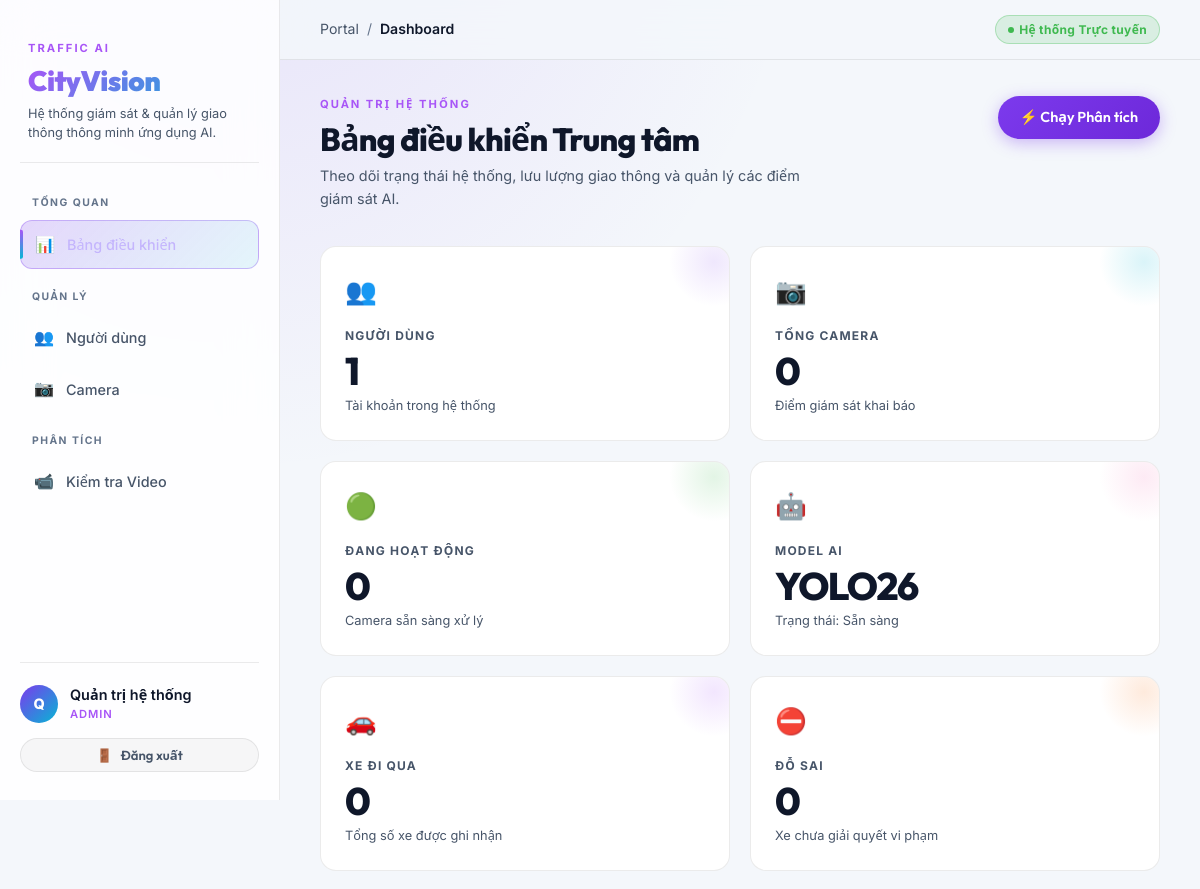
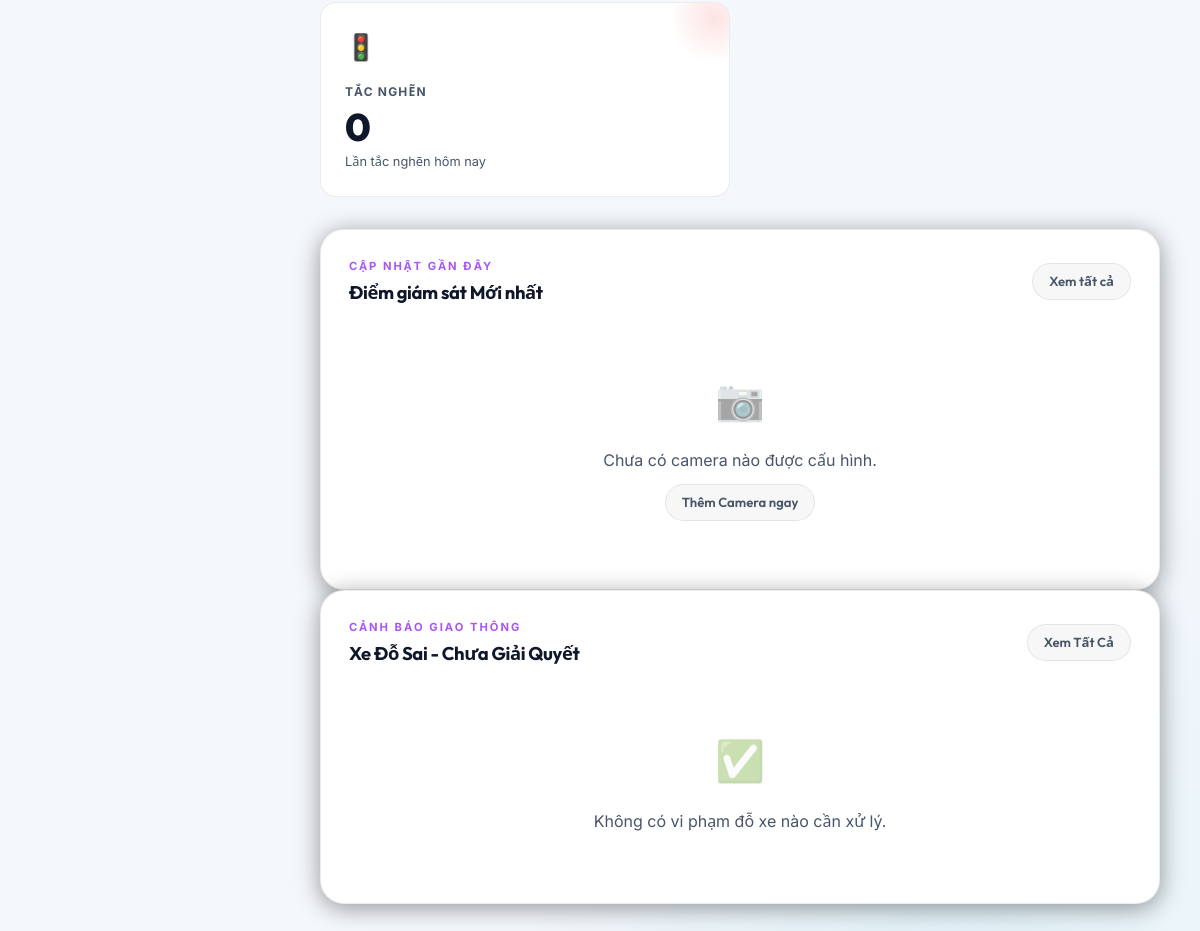
The app's page /dashboard (signed in) with its own data (2 pictures, top to bottom).
### tables this page shows
CREATE TABLE users (
                id INTEGER PRIMARY KEY AUTOINCREMENT,
                username TEXT NOT NULL UNIQUE,
                full_name TEXT NOT NULL,
                password_hash TEXT NOT NULL,
                role TEXT NOT NULL DEFAULT 'operator',
                is_active INTEGER NOT NULL DEFAULT 1,
                created_at TEXT NOT NULL DEFAULT CURRENT_TIMESTAMP,
                updated_at TEXT NOT NULL DEFAULT CURRENT_TIMESTAMP
            );

### web_portal/presentation/web/dashboard_views.py (the view)
@dashboard_router.get("/dashboard", name="dashboard.dashboard_page")
async def dashboard_page(request: Request, user=Depends(login_required)):
    if isinstance(user, RedirectResponse):
        return user
    return container.render_template(
        request,
        "dashboard.html",
        {
            "page": "dashboard",
            "stats": container.dashboard_use_cases.get_dashboard_stats(),
        }
    )

### web_portal/templates/dashboard.html (shortened to what this page needs)
{% extends "base.html" %}

### web_portal/templates/base.html (shortened to what this page needs)
<!doctype html>
<html lang="vi">
<head>
    <link rel="stylesheet" href="{{ url_for('static', filename='css/styles.css') }}">
</head>
<body class="portal-body {% if current_user %}portal-authenticated{% else %}portal-public{% endif %}"
    data-page="{{ page | default('') }}"
    {% if current_user %}
    data-uid="{{ current_user['id'] }}"
    data-uname="{{ current_user['username'] }}"
    data-ufull="{{ current_user['full_name'] }}"
    data-urole="{{ current_user['role'] }}"
    data-uactive="{{ '1' if current_user['is_active'] else '0' }}"
    {% endif %}
>
    {% if current_user %}
    <div class="portal-shell">
        <aside class="sidebar" id="sidebar">
            <div class="brand-block">
                <p class="eyebrow">Traffic AI</p>
                <h1>CityVision</h1>
                <p class="brand-copy">Hệ thống giám sát & quản lý giao thông thông minh ứng dụng AI.</p>
            </div>
            <nav class="nav-links" aria-label="Điều hướng chính">
                <span class="nav-label">Tổng quan</span>
                <a id="nav-dashboard" class="nav-link {% if page == 'dashboard' %}active{% endif %}" href="{{ url_for('dashboard.dashboard_page') }}">
                    <span class="nav-icon">📊</span> Bảng điều khiển
                </a>
                <span class="nav-label" style="margin-top: 8px;">Quản lý</span>
                {% if current_user.role == 'admin' %}
                <a id="nav-users" class="nav-link {% if page == 'users' %}active{% endif %}" href="{{ url_for('users.users_page') }}">
                    <span class="nav-icon">👥</span> Người dùng
                </a>
                {% endif %}
                <a id="nav-cameras" class="nav-link {% if page == 'cameras' %}active{% endif %}" href="{{ url_for('cameras.cameras_page') }}">
                    <span class="nav-icon">📷</span> Camera
                </a>
                <span class="nav-label" style="margin-top: 8px;">Phân tích</span>
                <a id="nav-test-video" class="nav-link {% if page == 'test-video' %}active{% endif %}" href="{{ url_for('test_video.test_video_page') }}">
                    <span class="nav-icon">📹</span> Kiểm tra Video
                </a>
            </nav>
            <div class="sidebar-footer">
                <div class="user-profile">
                    <div class="user-avatar" aria-hidden="true">
                        {{ current_user.full_name[0] | upper if current_user.full_name else 'U' }}
                    </div>
                    <div class="user-info">
                        <p class="name">{{ current_user.full_name }}</p>
                        <p class="role-badge">{{ current_user.role }}</p>
                    </div>
                </div>
                <form method="post" action="{{ url_for('auth.logout') }}">
                    <button type="submit" id="btn-logout" class="button secondary full-width sm">
                        <span>🚪</span> Đăng xuất
                    </button>
                </form>
            </div>
        </aside>
        <div class="content-area">
            <header class="main-header">
                <nav class="breadcrumb" aria-label="Breadcrumb">
                    <span class="bc-root">Portal</span>
                    <span class="bc-sep">/</span>
                    <span class="bc-current">{{ page | capitalize if page else 'Home' }}</span>
                </nav>
                <div class="header-actions">
                    <span class="badge success">
                        <span class="dot"></span>
                        Hệ thống Trực tuyến
                    </span>
                </div>
            </header>
            <div class="page-content">
                {{ page_content }}
            </div>
        </div>
    </div>
    {% else %}
    <main class="public-layout">
        {{ page_content }}
    </main>
    {% endif %}
</body>
</html>

### records on screen
users: full_name "Q", full_name "Quản trị hệ thống", role "ADMIN", full_name "QUẢN TRỊ HỆ THỐNG Bảng điều khiển Trung tâm Theo dõi trạng thái hệ thống, lưu lượng giao thông và quản lý các điểm giám sát AI. ⚡ Chạy Phân tích 👥 NGƯỜI DÙNG 1 Tài khoản trong hệ thống 📷 TỔNG CAMERA 0 Điểm giám sát khai báo 🟢 ĐANG HOẠT ĐỘNG 0 Camera sẵn sàng xử lý 🤖 MODEL AI YOLO26 Trạng thái: Sẵn sàng 🚗 XE ĐI QUA 0 Tổng số xe được ghi nhận ⛔ ĐỖ SAI 0 Xe chưa giải quyết vi phạm 🚦 TẮC NGHẼN 0 Lần tắc nghẽn hôm nay CẬP NHẬT GẦN ĐÂY Điểm giám sát Mới nhất Xem tất cả 📷 Chưa có camera nào được cấu hình. Thêm Camera ngay CẢNH BÁO GIAO THÔNG Xe Đỗ Sai - Chưa Giải Quyết Xem Tất Cả ✅ Không có vi phạm đỗ xe nào cần xử lý."

### other values on screen
{{ page | capitalize if page else 'Home' }} "Dashboard"
